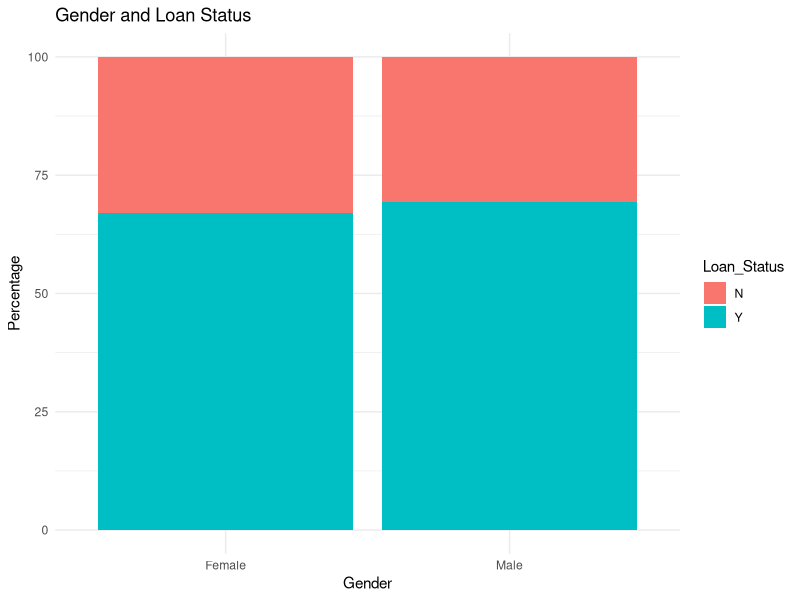
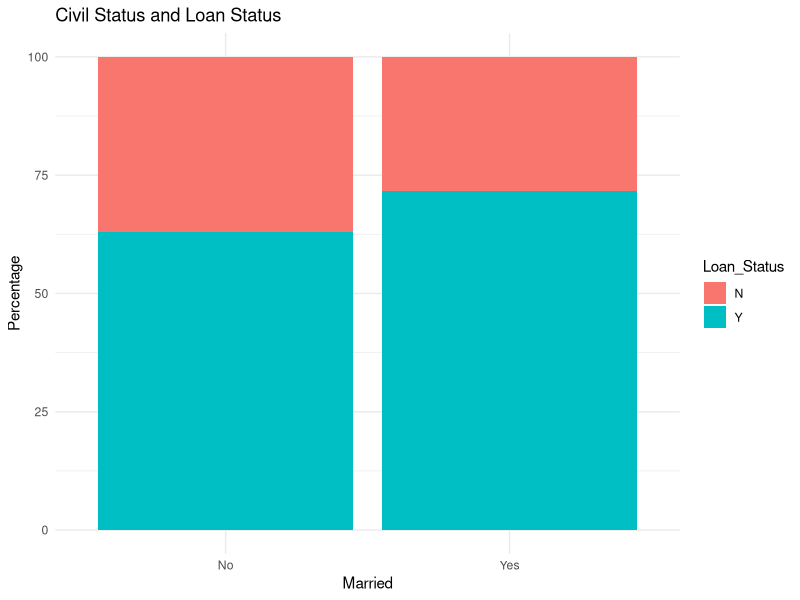
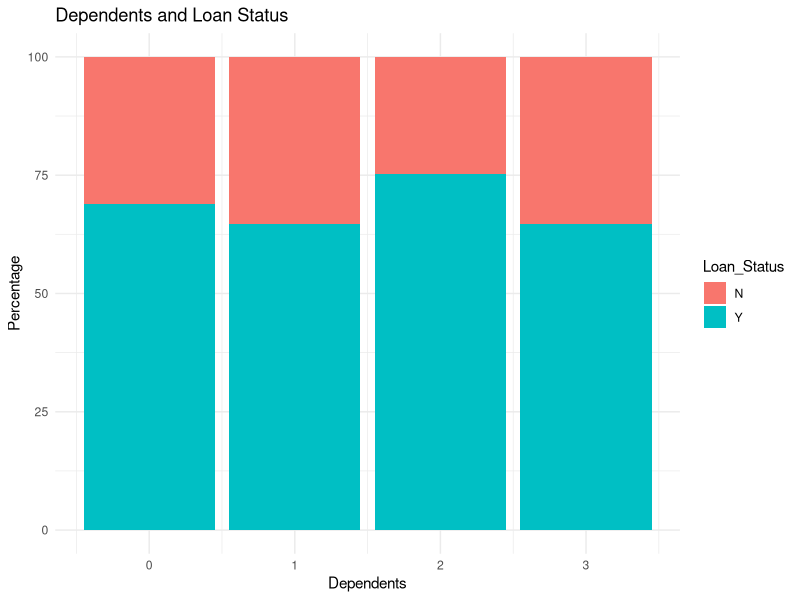
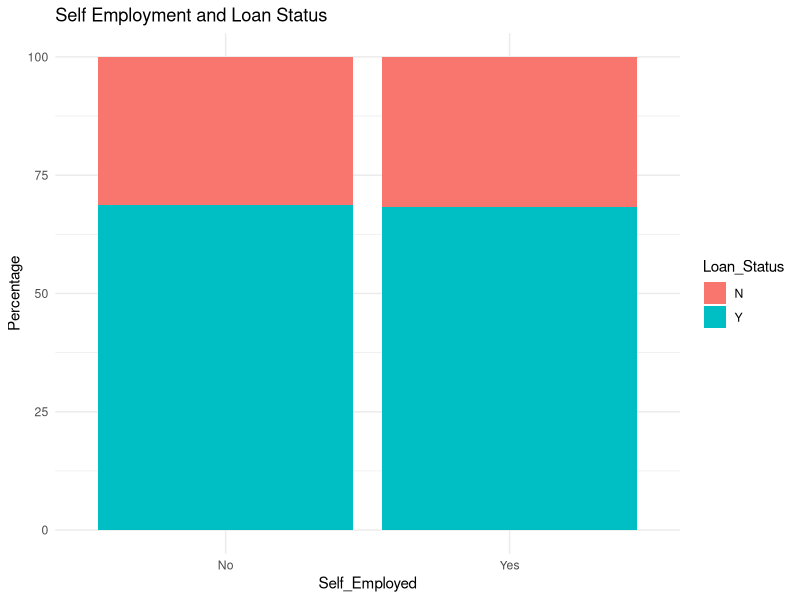
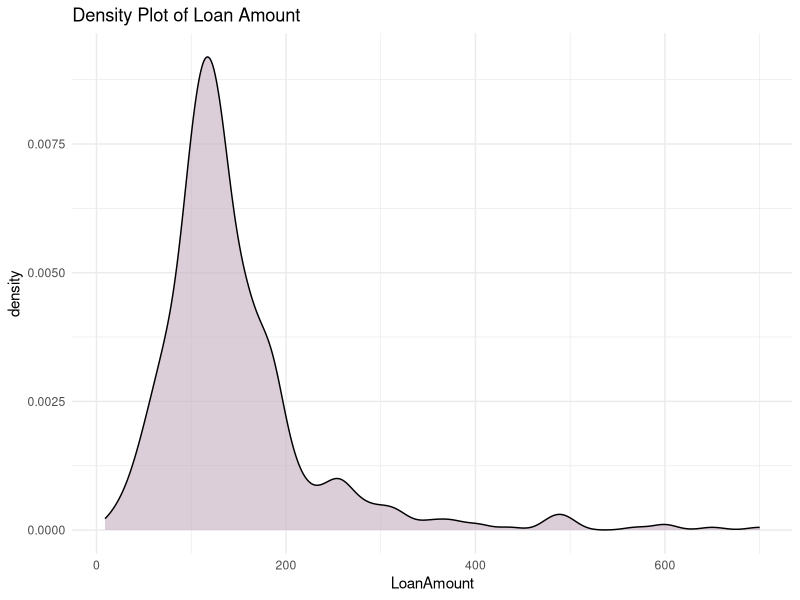
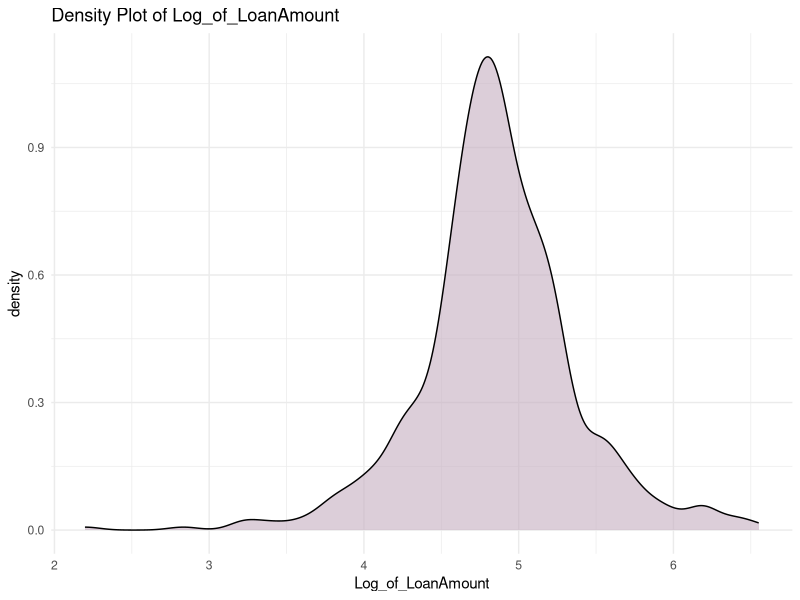
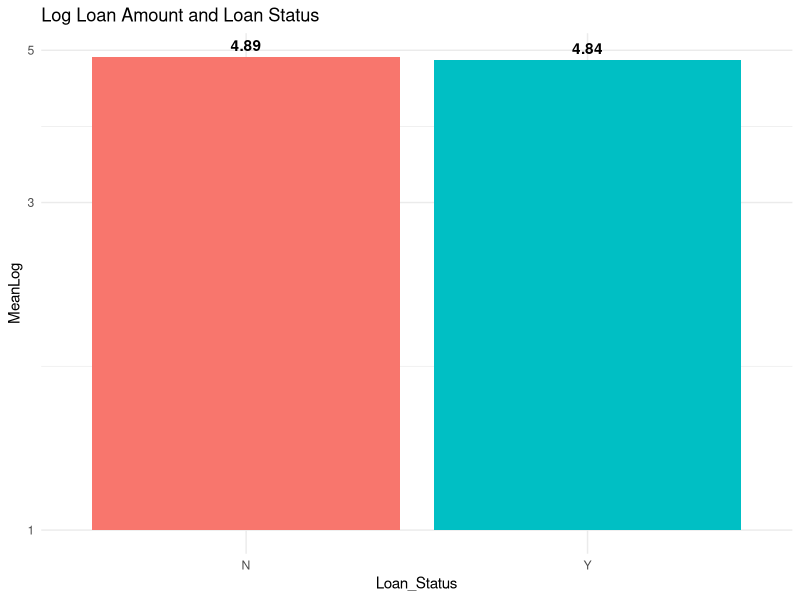
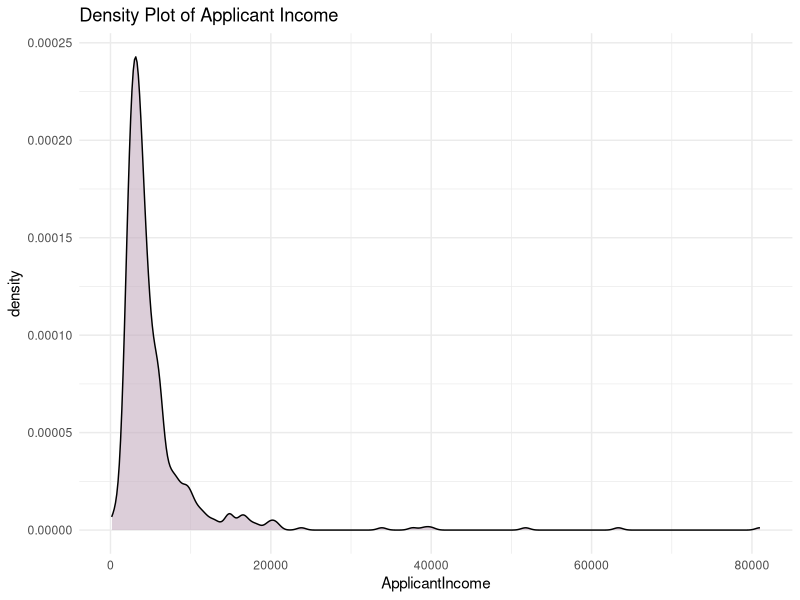

Recreate these plots in R, in order.
## ---- chunk 1
library(dplyr)
data <- read.csv("train.csv")
## ---- chunk 2
as_tibble(data)
## ---- chunk 3
glimpse(data)
## ---- chunk 4
data %>% 
  filter(Gender != "") %>% 
  group_by(Gender, Loan_Status) %>% 
  summarise(Count=n()) %>% 
  mutate(Percentage=paste(round(Count*100/sum(Count),1),"%"))

## ---- chunk 5
library(ggplot2)
data %>% 
  filter(Gender != "") %>% 
  group_by(Gender, Loan_Status) %>% 
  summarise(Count=n()) %>% 
  mutate(Percentage=round(Count*100/sum(Count),1)) %>% 
  ggplot(aes(x=Gender,y=Percentage,fill=Loan_Status))+
  geom_col(position = "stack")+
  theme_minimal()+
  ggtitle("Gender and Loan Status")+
  scale_y_continuous(limits = c(0,100))  

## ---- chunk 6
data %>% 
  filter(Married != "") %>% 
  group_by(Married, Loan_Status) %>% 
  summarise(Count=n()) %>% 
  mutate(Percentage=paste(round(Count*100/sum(Count),1),"%"))

## ---- chunk 7
data %>% 
  filter(Married != "") %>% 
  group_by(Married, Loan_Status) %>% 
  summarise(Count=n()) %>% 
  mutate(Percentage=Count*100/sum(Count)) %>% 
  ggplot(aes(x=Married,y=Percentage,fill=Loan_Status))+
  geom_col(position = "stack")+
  theme_minimal()+
  ggtitle("Civil Status and Loan Status")+
  scale_y_continuous(limits = c(0,100))
## ---- chunk 8
data %>% 
  filter(Dependents != "") %>% 
  group_by(Dependents, Loan_Status) %>% 
  summarise(Count=n()) %>% 
  mutate(Percentage=paste(round(Count*100/sum(Count),1),"%"))
## ---- chunk 9
data %>% 
  filter(Dependents != "") %>% 
  group_by(Dependents, Loan_Status) %>% 
  summarise(Count=n()) %>% 
  mutate(Percentage=Count*100/sum(Count)) %>% 
  ggplot(aes(x=Dependents,y=Percentage,fill=Loan_Status))+
  geom_col(position = "stack")+
  theme_minimal()+
  ggtitle("Dependents and Loan Status")+
  scale_y_continuous(limits = c(0,100))

## ---- chunk 10
data %>% 
  filter(Self_Employed != "") %>% 
  group_by(Self_Employed, Loan_Status) %>% 
  summarise(Count=n()) %>% 
  mutate(Percentage=paste(round(Count*100/sum(Count),1),"%"))
## ---- chunk 11
data %>% 
  filter(Self_Employed != "") %>% 
  group_by(Self_Employed, Loan_Status) %>% 
  summarise(Count=n()) %>% 
  mutate(Percentage=round(Count*100/sum(Count),1)) %>% 
  ggplot(aes(x=Self_Employed,y=Percentage,fill=Loan_Status))+
  geom_col(position = "stack")+
  theme_minimal()+
  ggtitle("Self Employment and Loan Status")+
  scale_y_continuous(limits = c(0,100))
## ---- chunk 12
data %>% 
  filter(LoanAmount != "") %>% 
  ggplot(aes(x=LoanAmount))+
  geom_density(fill="#C4ADBF",alpha=0.6)+
  theme_minimal()+
  ggtitle("Density Plot of Loan Amount")
## ---- chunk 13
data %>% 
  filter(LoanAmount != "") %>% 
  mutate(Log_of_LoanAmount = log(LoanAmount)) %>% 
  ggplot(aes(x=Log_of_LoanAmount))+
  geom_density(fill="#C4ADBF",alpha=0.6)+
  theme_minimal()+
  ggtitle("Density Plot of Log_of_LoanAmount")
## ---- chunk 14
data %>% 
  filter(LoanAmount != "") %>% 
  mutate(Log_of_LoanAmount = log(LoanAmount)) %>% 
  group_by(Loan_Status) %>% 
  summarise(Count = n(), 
            MeanLoanAmount=round(mean(LoanAmount),2),
            MeanLog=round(mean(Log_of_LoanAmount),2))
## ---- chunk 15
data %>% 
  filter(LoanAmount != "") %>% 
  mutate(Log_of_LoanAmount = log(LoanAmount)) %>% 
  group_by(Loan_Status) %>% 
  summarise(Mean=round(mean(LoanAmount),2),MeanLog=round(mean(Log_of_LoanAmount),2)) %>% 
  ggplot(aes(x=Loan_Status,y=MeanLog))+
  theme_minimal()+
  geom_col(fill=c("#F8766D","#00BFC4"))+
  geom_text(aes(label=MeanLog), vjust = -0.5, fontface = "bold")+
  scale_y_continuous(trans='log10')+
  ggtitle("Log Loan Amount and Loan Status")
## ---- chunk 16
data %>% 
  ggplot(aes(x=ApplicantIncome))+
  geom_density(fill="#C4ADBF",alpha=0.6)+
  theme_minimal()+
  ggtitle("Density Plot of Applicant Income")
## ---- chunk 17
data %>% 
  mutate(Log_ApplicantIncome = log(ApplicantIncome)) %>% 
  ggplot(aes(x=Log_ApplicantIncome))+
  geom_density(fill="#C4ADBF",alpha=0.6)+
  theme_minimal()+
  ggtitle("Density Plot of Log Applicant Income")
## ---- chunk 18
data %>% 
  mutate(Log_ApplicantIncome = log(ApplicantIncome)) %>% 
  group_by(Loan_Status) %>% 
  summarise(Count = n(),
            MeanApplicantIncome=round(mean(ApplicantIncome),2),
            MeanLog=round(mean(Log_ApplicantIncome),2))
## ---- chunk 19
data %>% 
  mutate(Log_ApplicantIncome = log(ApplicantIncome)) %>% 
  group_by(Loan_Status) %>% 
  summarise(Mean=round(mean(ApplicantIncome),2),
            MeanLog=round(mean(Log_ApplicantIncome),2)) %>% 
  ggplot(aes(x=Loan_Status,y=MeanLog))+
  theme_minimal()+
  geom_col(fill=c("#F8766D","#00BFC4"))+
  geom_text(aes(label=MeanLog), vjust = -0.5, fontface = "bold")+
  scale_y_continuous(trans='log10')+
  ggtitle("Log Loan Amount and Loan Status")
## ---- chunk 20
data %>% 
  ggplot(aes(x=CoapplicantIncome))+
  geom_density(fill="#C4ADBF",alpha=0.6)+
  theme_minimal()+
  ggtitle("Density Plot of Coapplicant Income")
## ---- chunk 21
data %>% 
  filter(CoapplicantIncome != "" & CoapplicantIncome>0) %>% 
  mutate(Log_CoapplicantIncome = log(CoapplicantIncome)) %>% 
  ggplot(aes(x=Log_CoapplicantIncome))+
  geom_density(fill="#C4ADBF",alpha=0.6)+
  theme_minimal()+
  ggtitle("Density Plot of Log Coapplicant Income")
## ---- chunk 22
data %>% 
  filter(CoapplicantIncome>0) %>% 
  mutate(Log_CoapplicantIncome = log(CoapplicantIncome)) %>% 
  group_by(Loan_Status) %>% 
  summarise(Count = n(),
            MeanCoapplicantIncome=round(mean(CoapplicantIncome),2),
            MeanLog=round(mean(Log_CoapplicantIncome),2))
## ---- chunk 23
data %>% 
  filter(CoapplicantIncome>0) %>% 
  mutate(Log_CoapplicantIncome = log(CoapplicantIncome)) %>% 
  group_by(Loan_Status) %>% 
  summarise(MeanCoapplicantIncome=round(mean(CoapplicantIncome),2),
            MeanLog=round(mean(Log_CoapplicantIncome),2)) %>% 
  ggplot(aes(x=Loan_Status,y=MeanLog))+
  theme_minimal()+
  geom_col(fill=c("#F8766D","#00BFC4"))+
  geom_text(aes(label=MeanLog), vjust = -0.5, fontface = "bold")+
  scale_y_continuous(trans='log10')+
  ggtitle("Log Coapplicant Income and Loan Status")
## ---- chunk 24
data %>% 
  filter(Loan_Amount_Term != "") %>% 
  mutate(Loan_Amount_Term = factor(Loan_Amount_Term),
         Loan_Amount_Term = forcats::fct_lump(Loan_Amount_Term, n = 3)) %>% 
  group_by(Loan_Amount_Term,Loan_Status) %>% 
  summarise(Count=n()) %>% 
  mutate(Percentage  = paste(round(Count*100/sum(Count),1),"%"))
## ---- chunk 25
data %>% 
  filter(Loan_Amount_Term != "") %>% 
  mutate(Loan_Amount_Term = factor(Loan_Amount_Term),
         Loan_Amount_Term = forcats::fct_lump(Loan_Amount_Term, n = 3)) %>% 
  group_by(Loan_Amount_Term,Loan_Status) %>% 
  summarise(Count=n()) %>% 
  mutate(Percentage  = round(Count*100/sum(Count),1)) %>% 
  ggplot(aes(x=Loan_Amount_Term,y=Percentage,fill=Loan_Status))+
  geom_col(position = 'stack')+
  ggtitle("Loan Amount Term and Loan Status (Top 3)")+
  scale_y_continuous(limits = c(0,100))+
  theme_minimal()
## ---- chunk 26
data %>% 
  filter(Credit_History != "") %>% 
  group_by(Credit_History,Loan_Status) %>% 
  summarise(Count=n()) %>% 
  mutate(Percentage  = paste(round(Count*100/sum(Count),1),"%"))
## ---- chunk 27
data %>% 
  filter(Credit_History != "") %>% 
  mutate(Credit_History = factor(Credit_History)) %>% 
  group_by(Credit_History,Loan_Status) %>% 
  summarise(Count=n()) %>% 
  mutate(Percentage  = Count*100/sum(Count)) %>% 
  ggplot(aes(x=Credit_History,y=Percentage,fill=Loan_Status))+
  geom_col(position="stack")+
  scale_y_continuous(limits = c(0,100))+
  ggtitle("Credit History and Loan Status")+
  theme_minimal()

## ---- chunk 28
data %>% 
  group_by(Property_Area,Loan_Status) %>% 
  summarise(Count=n()) %>% 
  mutate(Percentage  = paste(round(Count*100/sum(Count),1),"%"))
## ---- chunk 29
data %>% 
  group_by(Property_Area,Loan_Status) %>% 
  summarise(Count=n()) %>% 
  mutate(Percentage  = Count*100/sum(Count)) %>% 
  ggplot(aes(x=Property_Area,y=Percentage,fill=Loan_Status))+
  geom_col(position="stack")+
  scale_y_continuous(limits = c(0,100))+
  ggtitle("Property Area and Loan Status")+
  theme_minimal()

